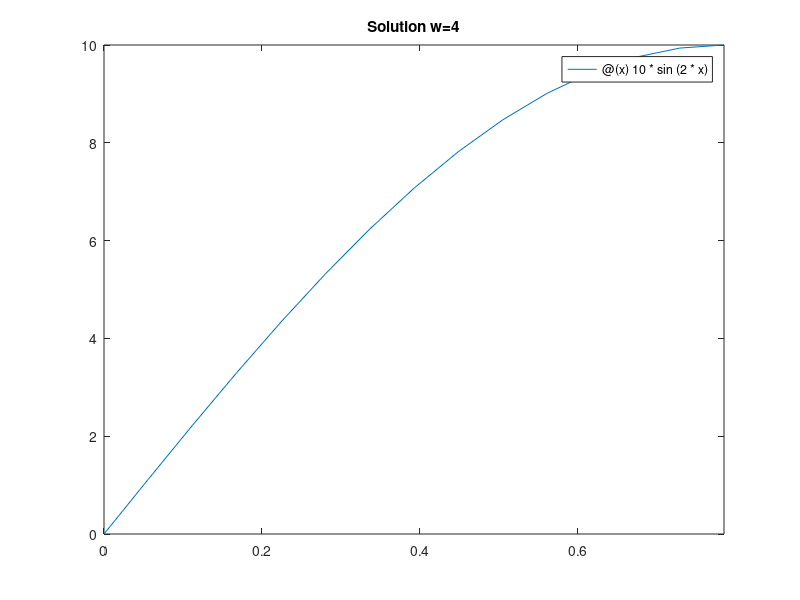
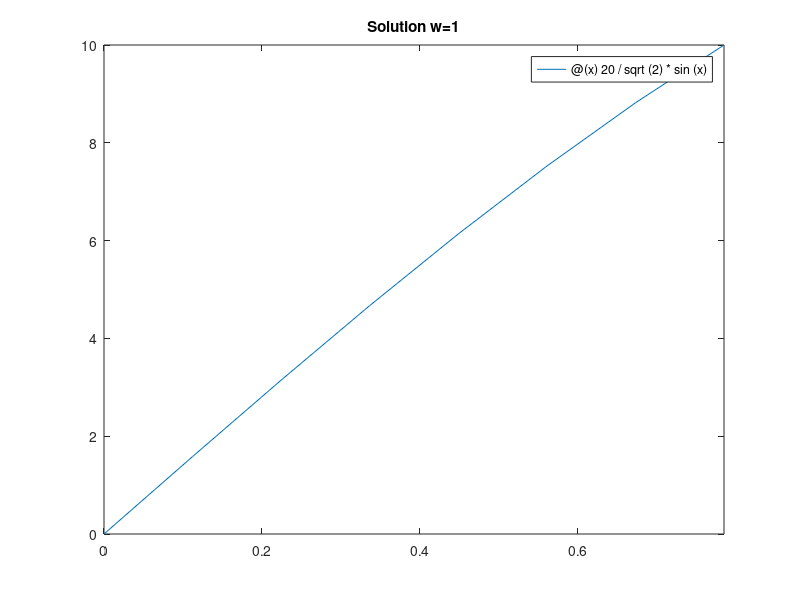

The MATLAB source for these figures, in order:
figure
fplot(@(x) 10*sin(2*x), [0 pi/4])
title('Solution w=4')
figure
fplot(@(x) 20/sqrt(2)*sin(x),[0,pi/4])
title('Solution w=1')
